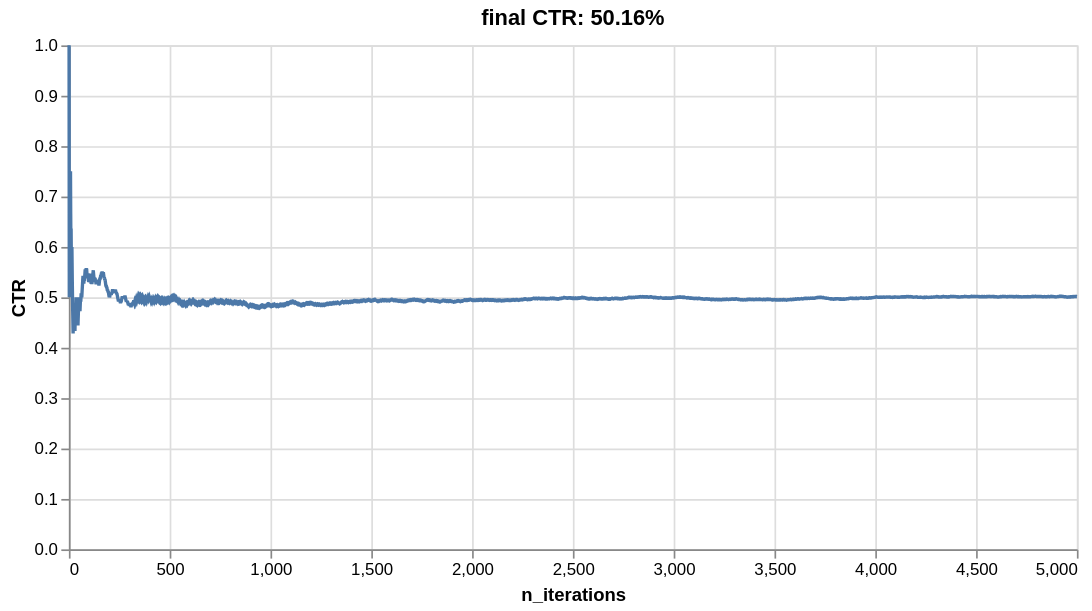

Write notebook code for a chart like this one.
### Markdown cell above
The model is not as performant if we use a reward function where both users have different preferences.

### Code cell
simulate(
    5_000,
    reward_func=lambda user, item, context: (
        item in {'music', 'politics'} if user == "Tom" else
        item in {'food', 'sports'}
    ),
    model=model,
    seed=42
)

### Figure 1 — Vega-Lite specification as saved in the notebook (floating-point values rounded to 4 significant figures; data arrays with more than 128 entries replaced by an {"elided": "..."} marker saying what was removed)
{"config": {"view": {"continuousWidth": 300, "continuousHeight": 300}}, "data": {"name": "data-686e23b6e88d982438039f991c778f49"}, "mark": {"type": "line"}, "encoding": {"x": {"field": "n_iterations", "title": "n_iterations", "type": "quantitative"}, "y": {"field": "CTR", "scale": {"domain": [0, 1]}, "title": "CTR", "type": "quantitative"}}, "height": 300, "title": "final CTR: 50.16%", "width": 600, "$schema": "https://vega.github.io/schema/vega-lite/v6.1.0.json", "datasets": {"data-686e23b6e88d982438039f991c778f49": {"elided": "5000 records"}}}
